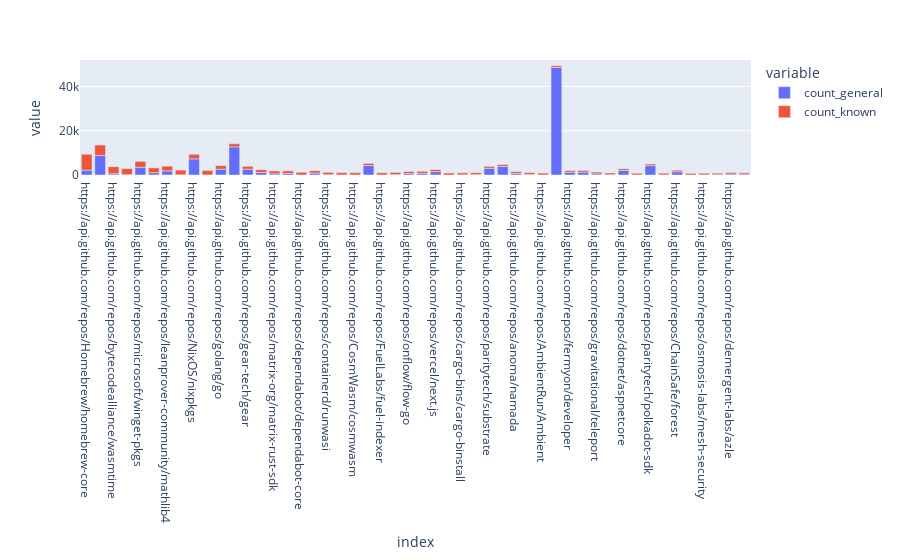

Source (notebook cell):
### Markdown cell above
## Simple approach

In this figure we visualize the count of contributions from those in 'p' and 'P^' stacked on top of one another. 

Most of the most-contributed-to projects of those in 'p' are also most-contributed-to by members of 'p' (they are not also largely contributed to by those in 'P^').

Some notable visual exceptions are 'NixOS/nixpkgs,' 'dotnet/runtime,' 'astral-sh/ruff,' 'paritytech/substrate,' and 'llvm/llvm-project.'

### Code cell
fig_joined_counts = px.bar(
    data_frame=joined_counts
    .sort_values(by="count_known", ascending=False) # sort the joined_counts df by the number of contributions made by those in p
    [:50], # only take the first 50
    y=["count_general", "count_known"]
)
fig_joined_counts.write_image("joined_counts.jpeg")
fig_joined_counts

### Figure 1 — Plotly figure (JSON) as saved in the notebook; plotly's stock layout.template omitted (floating-point values rounded to 4 significant figures)
{"data": [{"alignmentgroup": "True", "hovertemplate": "variable=count_general<br>index=%{x}<br>value=%{y}<extra></extra>", "legendgroup": "count_general", "marker": {"color": "#636efa", "pattern": {"shape": ""}}, "name": "count_general", "offsetgroup": "count_general", "orientation": "v", "showlegend": true, "textposition": "auto", "type": "bar", "x": ["https://api.github.com/repos/Homebrew/homebrew-core", "https://api.github.com/repos/rust-lang/rust", "https://api.github.com/repos/bytecodealliance/wasmtime", "https://api.github.com/repos/WasmEdge/WasmEdge", "https://api.github.com/repos/microsoft/winget-pkgs", "https://api.github.com/repos/noir-lang/noir", "https://api.github.com/repos/leanprover-community/mathlib4", "https://api.github.com/repos/wasmerio/wasmer", "https://api.github.com/repos/NixOS/nixpkgs", "https://api.github.com/repos/risingwavelabs/risingwave", "https://api.github.com/repos/golang/go", "https://api.github.com/repos/dotnet/runtime", "https://api.github.com/repos/gear-tech/gear", "https://api.github.com/repos/apollographql/router", "https://api.github.com/repos/matrix-org/matrix-rust-sdk", "https://api.github.com/repos/WebAssembly/binaryen", "https://api.github.com/repos/dependabot/dependabot-core", "https://api.github.com/repos/wasmCloud/wasmCloud", "https://api.github.com/repos/containerd/runwasi", "https://api.github.com/repos/hrydgard/ppsspp", "https://api.github.com/repos/CosmWasm/cosmwasm", "https://api.github.com/repos/astral-sh/ruff", "https://api.github.com/repos/FuelLabs/fuel-indexer", "https://api.github.com/repos/massalabs/massa", "https://api.github.com/repos/onflow/flow-go", "https://api.github.com/repos/ni/nimble", "https://api.github.com/repos/vercel/next.js", "https://api.github.com/repos/tigerbeetle/tigerbeetle", "https://api.github.com/repos/cargo-bins/cargo-binstall", "https://api.github.com/repos/paradigmxyz/reth", "https://api.github.com/repos/paritytech/substrate", "https://api.github.com/repos/emscripten-core/emscripten", "https://api.github.com/repos/anoma/namada", "https://api.github.com/repos/leptos-rs/leptos", "https://api.github.com/repos/AmbientRun/Ambient", "https://api.github.com/repos/llvm/llvm-project", "https://api.github.com/repos/fermyon/developer", "https://api.github.com/repos/fermyon/spin", "https://api.github.com/repos/gravitational/teleport", "https://api.github.com/repos/swc-project/swc", "https://api.github.com/repos/dotnet/aspnetcore", "https://api.github.com/repos/web-infra-dev/rspack", "https://api.github.com/repos/paritytech/polkadot-sdk", "https://api.github.com/repos/OffchainLabs/nitro", "https://api.github.com/repos/ChainSafe/forest", "https://api.github.com/repos/moondance-labs/tanssi", "https://api.github.com/repos/osmosis-labs/mesh-security", "https://api.github.com/repos/Kong/ngx_wasm_module", "https://api.github.com/repos/demergent-labs/azle", "https://api.github.com/repos/containers/podman"], "xaxis": "x", "y": [2210, 8805, 598, 159, 3501, 1055, 1857, 97, 7284, 20, 2615, 12700, 2600, 1130, 561, 676, 24, 840, 133, 38, 16, 4262, 25, 180, 606, 738, 1536, 29, 101, 163, 3038, 3886, 682, 245, 42, 48520, 1176, 1296, 554, 144, 2023, 43, 4255, 63, 1456, 1, 54, 148, 454, 337], "yaxis": "y"}, {"alignmentgroup": "True", "hovertemplate": "variable=count_known<br>index=%{x}<br>value=%{y}<extra></extra>", "legendgroup": "count_known", "marker": {"color": "#EF553B", "pattern": {"shape": ""}}, "name": "count_known", "offsetgroup": "count_known", "orientation": "v", "showlegend": true, "textposition": "auto", "type": "bar", "x": ["https://api.github.com/repos/Homebrew/homebrew-core", "https://api.github.com/repos/rust-lang/rust", "https://api.github.com/repos/bytecodealliance/wasmtime", "https://api.github.com/repos/WasmEdge/WasmEdge", "https://api.github.com/repos/microsoft/winget-pkgs", "https://api.github.com/repos/noir-lang/noir", "https://api.github.com/repos/leanprover-community/mathlib4", "https://api.github.com/repos/wasmerio/wasmer", "https://api.github.com/repos/NixOS/nixpkgs", "https://api.github.com/repos/risingwavelabs/risingwave", "https://api.github.com/repos/golang/go", "https://api.github.com/repos/dotnet/runtime", "https://api.github.com/repos/gear-tech/gear", "https://api.github.com/repos/apollographql/router", "https://api.github.com/repos/matrix-org/matrix-rust-sdk", "https://api.github.com/repos/WebAssembly/binaryen", "https://api.github.com/repos/dependabot/dependabot-core", "https://api.github.com/repos/wasmCloud/wasmCloud", "https://api.github.com/repos/containerd/runwasi", "https://api.github.com/repos/hrydgard/ppsspp", "https://api.github.com/repos/CosmWasm/cosmwasm", "https://api.github.com/repos/astral-sh/ruff", "https://api.github.com/repos/FuelLabs/fuel-indexer", "https://api.github.com/repos/massalabs/massa", "https://api.github.com/repos/onflow/flow-go", "https://api.github.com/repos/ni/nimble", "https://api.github.com/repos/vercel/next.js", "https://api.github.com/repos/tigerbeetle/tigerbeetle", "https://api.github.com/repos/cargo-bins/cargo-binstall", "https://api.github.com/repos/paradigmxyz/reth", "https://api.github.com/repos/paritytech/substrate", "https://api.github.com/repos/emscripten-core/emscripten", "https://api.github.com/repos/anoma/namada", "https://api.github.com/repos/leptos-rs/leptos", "https://api.github.com/repos/AmbientRun/Ambient", "https://api.github.com/repos/llvm/llvm-project", "https://api.github.com/repos/fermyon/developer", "https://api.github.com/repos/fermyon/spin", "https://api.github.com/repos/gravitational/teleport", "https://api.github.com/repos/swc-project/swc", "https://api.github.com/repos/dotnet/aspnetcore", "https://api.github.com/repos/web-infra-dev/rspack", "https://api.github.com/repos/paritytech/polkadot-sdk", "https://api.github.com/repos/OffchainLabs/nitro", "https://api.github.com/repos/ChainSafe/forest", "https://api.github.com/repos/moondance-labs/tanssi", "https://api.github.com/repos/osmosis-labs/mesh-security", "https://api.github.com/repos/Kong/ngx_wasm_module", "https://api.github.com/repos/demergent-labs/azle", "https://api.github.com/repos/containers/podman"], "xaxis": "x", "y": [7153, 4716, 3126, 2744, 2659, 2155, 2125, 2118, 2062, 2042, 1624, 1415, 1321, 1263, 1262, 1202, 1192, 1078, 1050, 1030, 1019, 990, 976, 960, 949, 938, 919, 868, 866, 855, 850, 834, 820, 807, 797, 795, 787, 782, 778, 757, 756, 752, 728, 719, 714, 713, 702, 688, 675, 648], "yaxis": "y"}], "layout": {"barmode": "relative", "legend": {"title": {"text": "variable"}, "tracegroupgap": 0}, "margin": {"t": 60}, "xaxis": {"anchor": "y", "domain": [0, 1], "title": {"text": "index"}}, "yaxis": {"anchor": "x", "domain": [0, 1], "title": {"text": "value"}}}}
